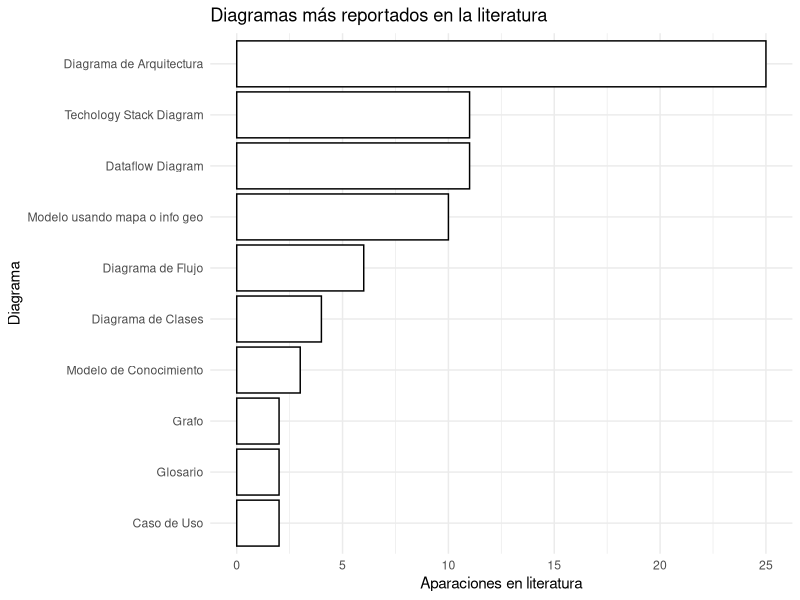

The R script that drew this image:
library(tidyverse)

diagram_tbl <- read_csv("./data/Diagramas-1.csv")

diagram_tbl %>%
  filter(Tipo != "Pseudocódigo") %>%
  filter(Tipo != "Diagrama Libre") %>%
  arrange(desc(N)) %>%
  slice_head(n = 10) %>%
  ggplot(aes(x = reorder(Tipo,N),
             y = N)) +
  geom_col(colour = "black",
           fill = "#FFFFFF") +
  labs(x= "Diagrama",
       y= "Aparaciones en literatura",
       title="Diagramas más reportados en la literatura") +
  coord_flip(clip = 'off')+
  theme_minimal()
